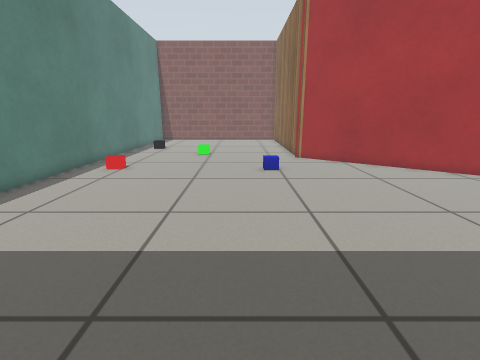
[1] (above)

12 first-person views from a walk through a robot-simulator world made for Gazebo. The camera is 0.67 m above the floor, tilts 14° down and sees 85° across. The floor is counted in squares, 0.25 m on a side. Each view is taken from the middle of a square. On the plan, view 1 faces up. The plan holds only what a view shows up to about 18 squares ahead; the rest is blank. The robots in the file are not drawn. Gazebo's built-in surfaces are drawn with simple patterns. Surface patterns are stand-ins for the level's own textures.

[2]
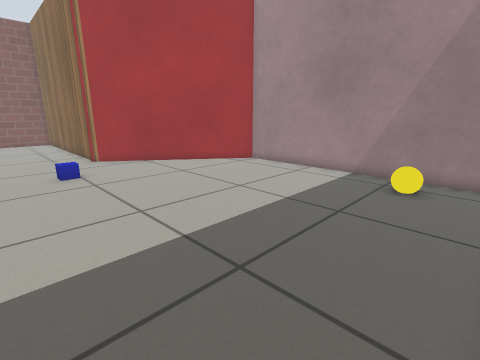

[3]
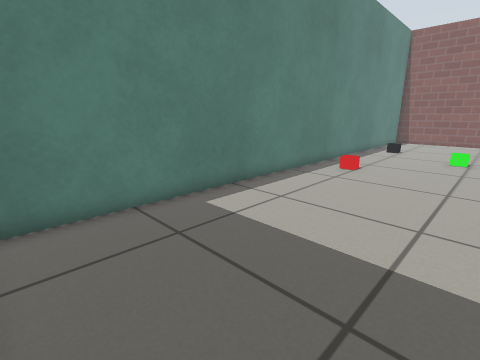

[4]
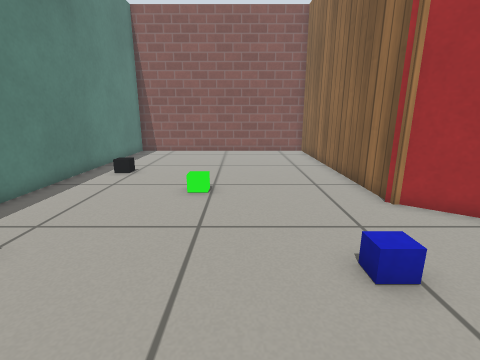

[5]
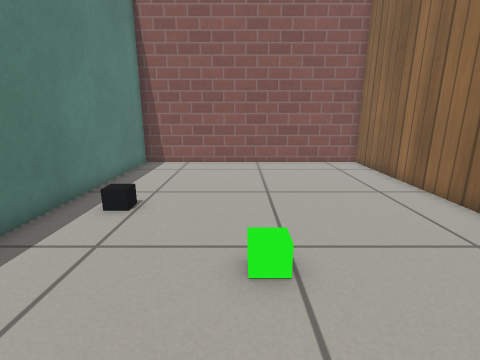

[6]
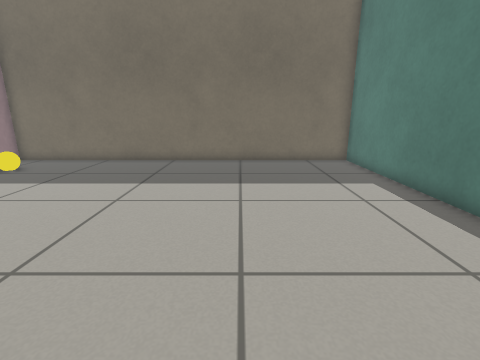

[7]
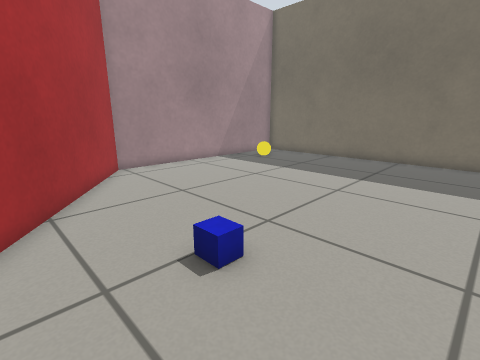

[8]
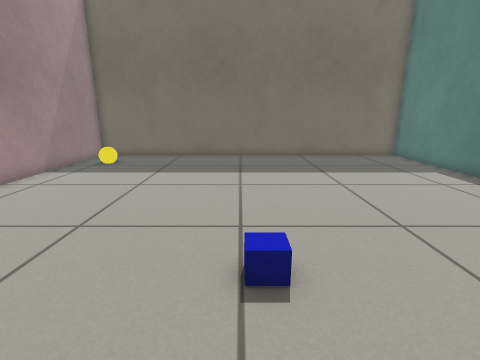

[9]
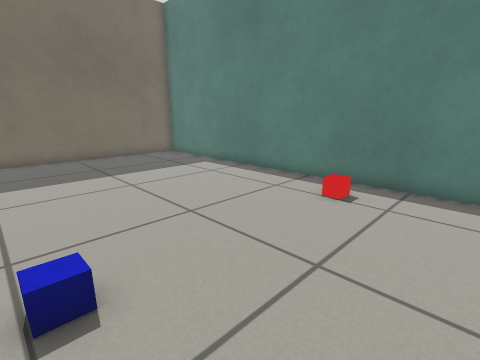

[10]
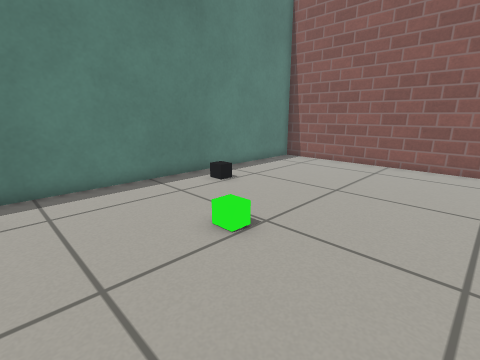

[11]
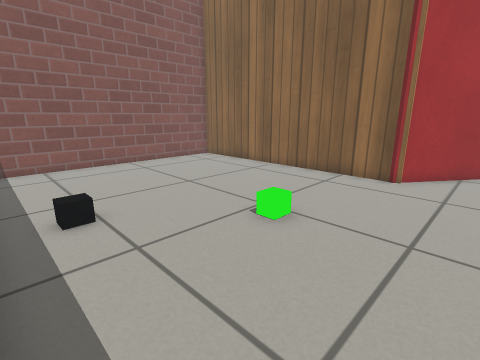

[12]
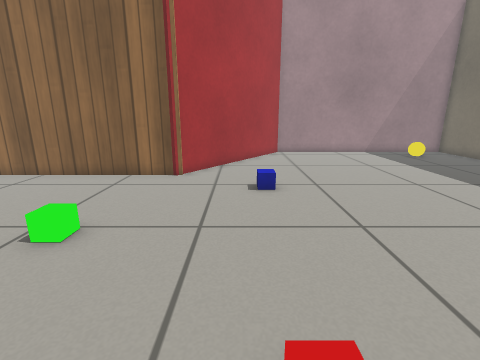

### Floor plan
Points are (right, up) in squares from view 1. A wall is a line through its corners. A room is listed if a view was taken in it or the views show most of it. See-through windows are left out.
Room 1 (views 1, 2, 3, 4, 5, 6, 7, 8, 9, 10, 11, 12)
walls: (3.7, 16.8) (3.7, 29) (-8.4, 29) (-8.4, -0.7) (11.3, -0.7) (11.3, 11.2) (3.7, 16.8)
objects: black box (-7, 21); red box (-6, 13); green box (-2, 18); blue box (2, 13); yellow ball (9, 2) to (10, 2)

Where each view was taken, in squares from view 1:
view 1: 0 up, 0 right, facing up
view 2: 0 up, 1 left, facing up-right
view 3: 0 up, 1 left, facing up-left
view 4: 9 up, 1 left, facing up
view 5: 14 up, 3 left, facing up
view 6: 15 up, 2 left, facing down
view 7: 16 up, 2 left, facing down-right
view 8: 17 up, 2 right, facing down
view 9: 17 up, 2 right, facing down-left
view 10: 14 up, 2 right, facing up-left
view 11: 14 up, 8 left, facing up-right
view 12: 14 up, 8 left, facing right
